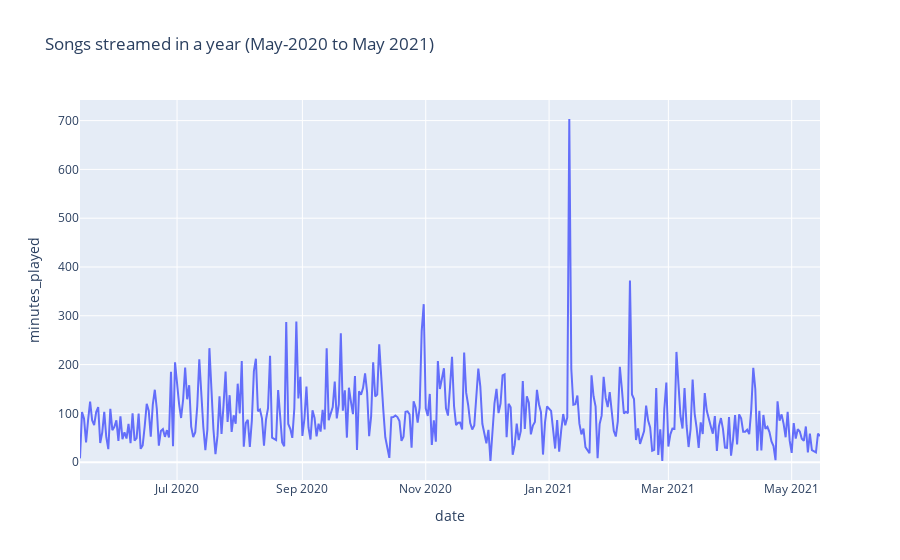

Source (notebook cell):
### Code cell
grp_date = pd.DataFrame(df_streams.groupby(by='date')['minutes_played'].sum()).reset_index()

fig = px.line(grp_date, x='date', y='minutes_played', title='Songs streamed in a year (May-2020 to May 2021)')
fig.show()

### Figure 1 — Plotly figure (JSON) as saved in the notebook; plotly's stock layout.template omitted (floating-point values rounded to 4 significant figures; data arrays with more than 128 entries replaced by an {"elided": "..."} marker saying what was removed)
{"data": [{"hovertemplate": "date=%{x}<br>minutes_played=%{y}<extra></extra>", "legendgroup": "", "line": {"color": "#636efa", "dash": "solid"}, "mode": "lines", "name": "", "orientation": "v", "showlegend": false, "type": "scatter", "x": {"elided": "360 str values"}, "xaxis": "x", "y": {"elided": "360 float values"}, "yaxis": "y"}], "layout": {"legend": {"tracegroupgap": 0}, "title": {"text": "Songs streamed in a year (May-2020 to May 2021)"}, "xaxis": {"anchor": "y", "domain": [0, 1], "title": {"text": "date"}}, "yaxis": {"anchor": "x", "domain": [0, 1], "title": {"text": "minutes_played"}}}}
